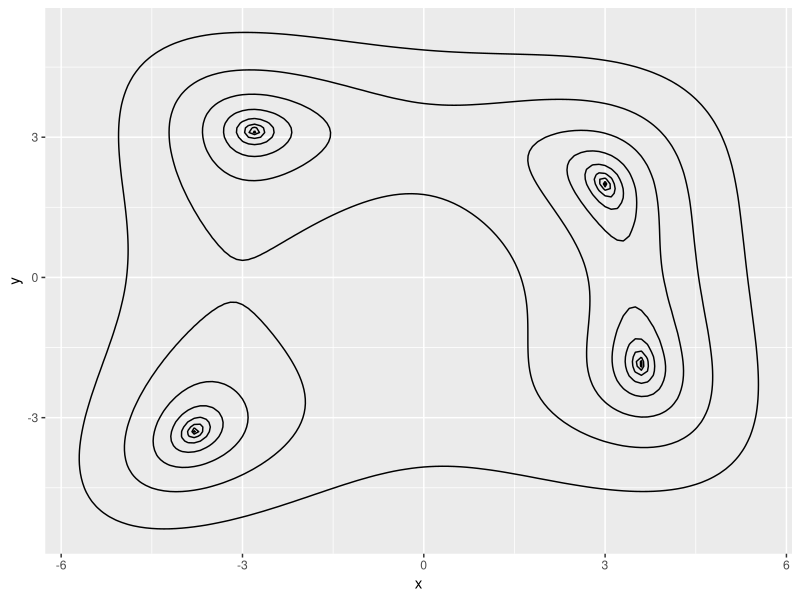
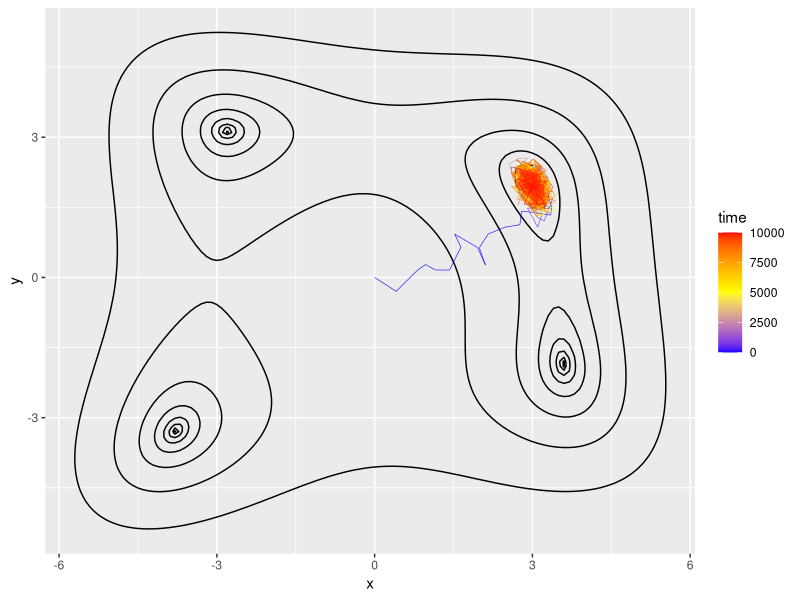
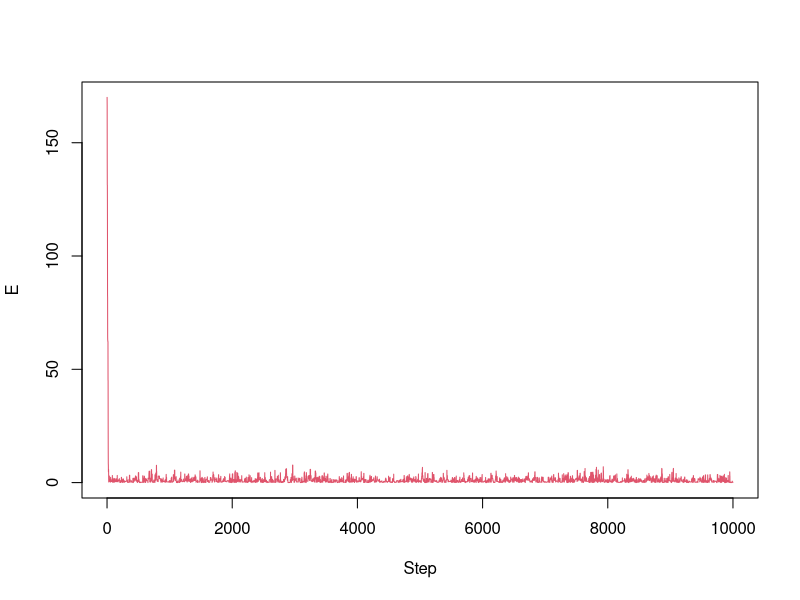
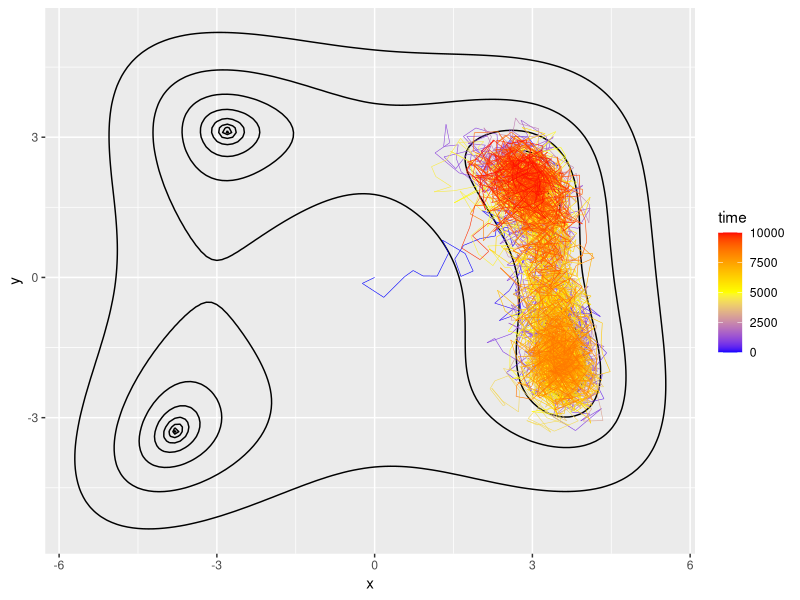
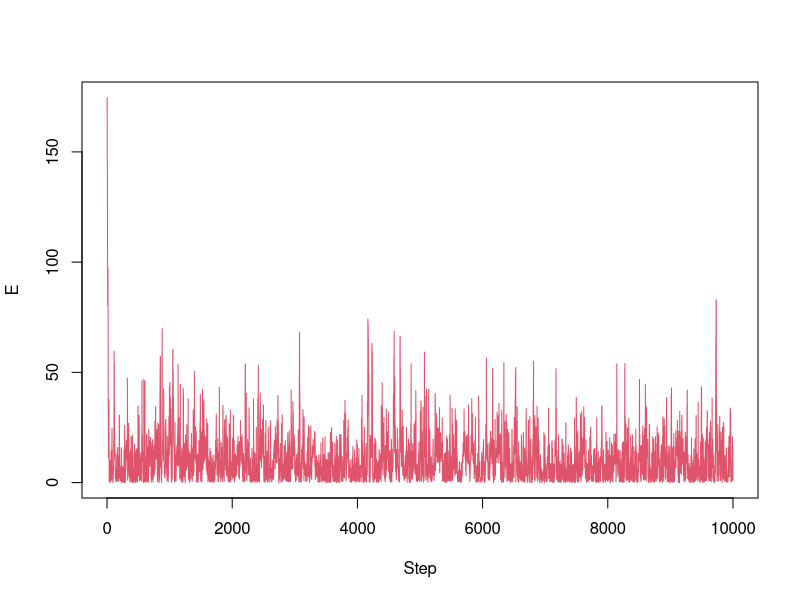
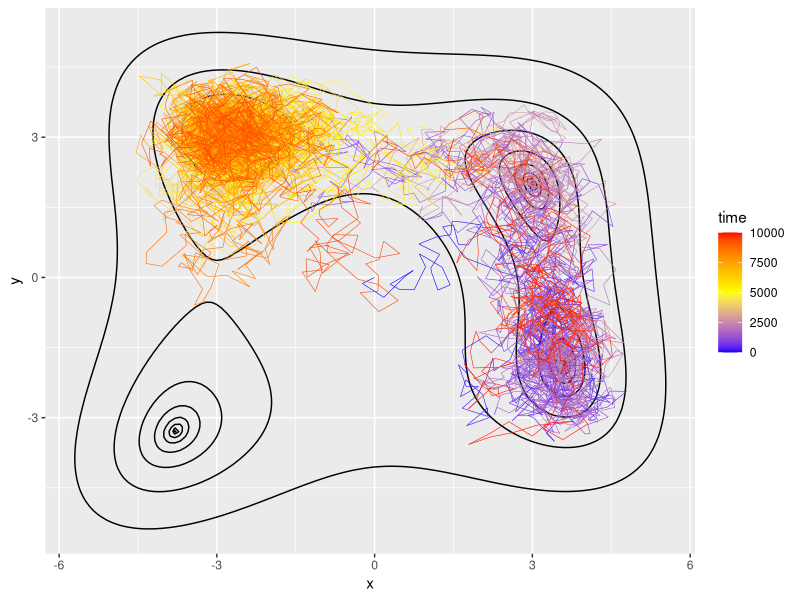
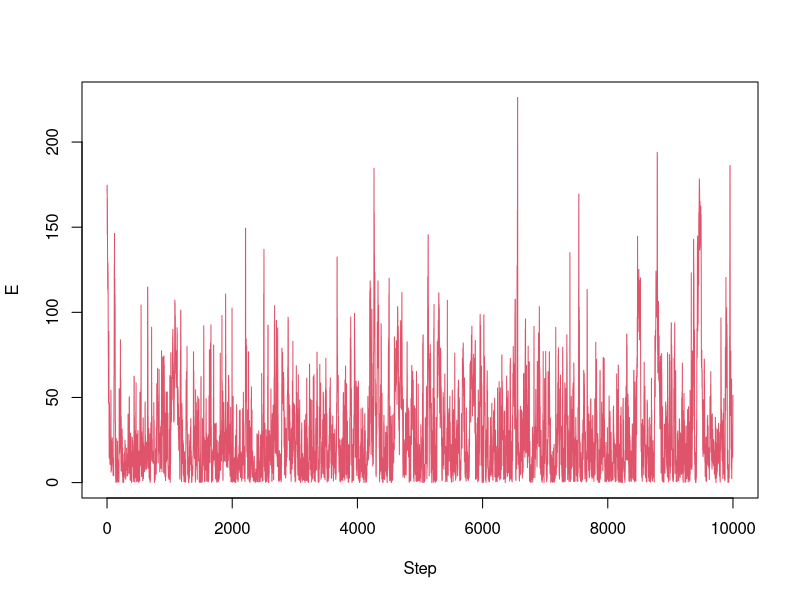
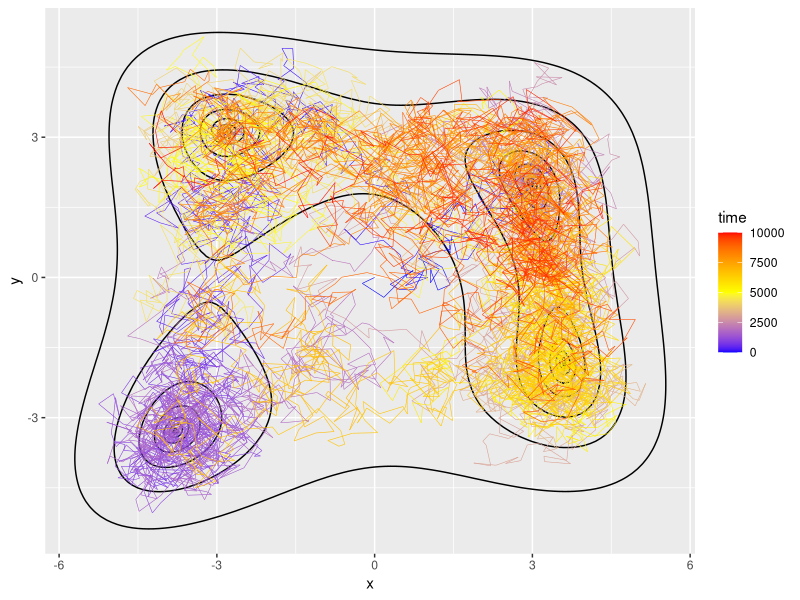

Reproduce these figures in R, in order.
## ---- chunk 1
knitr::opts_chunk$set(echo = TRUE)
## ---- chunk 2
library(ggplot2)
f_Himmelblau <- function(x){
  f1 = x[1]**2+x[2]-11
  f2 = x[1]+x[2]**2-7
  return(f1**2+f2**2)
}

x_all = seq(-6,6, by =0.1)
y_all = seq(-6,6, by =0.1)
data = expand.grid(x_all, y_all)
colnames(data) = c("x", "y")
z_all = apply(data, MARGIN = 1, f_Himmelblau)
data$z = z_all
p = ggplot(data, aes(x=x, y=y, z = z)) + geom_contour(breaks = 10^(seq(-2,2.5, by =0.5)), colour = "black")
p
## ---- chunk 3
mh <- function(n, func, x0, nstep, dx_max, temp, ifprint = F){
  # n: number of variables
  # func: function to optimize func(x); x: vector of size n
  # x0: initial condition, vector of size n
  # nstep: number of steps
  # dx_max: maximum step size (chosen from a uniform distribution)
  # temp: temperature 
  # ifprint: logical, print messages (acceptance rate)
  x = matrix(0, nrow = nstep+1, ncol = n)
  e = numeric(nstep+1)
  
  x[1,] = x0
  e[1] = func(x[1,])
  num_accept = 0
  for(i in 1:nstep){
    dx = runif(n = n, min = -dx_max, max = dx_max)
    xnew = x[i,] + dx
    enew = func(xnew)
    de = enew - e[i]
    if((de < 0) || (runif(1) <  exp(-de/temp))){
      x[i+1,] = xnew
      e[i+1] = enew
      num_accept = num_accept + 1
    }else{
      x[i+1,] = x[i,]
      e[i+1] = e[i]
    }
  }
  rate = num_accept/nstep
  if(ifprint)print(paste0("Acceptance rate ", rate))
  return(list(x = x, e = e, rate = rate))
}
## ---- chunk 4
temp_all = c(1, 10, 30, 50)
for(i in 1:4){
  set.seed(1)
  nstep = 10^4
  results_mh = mh(n = 2, func = f_Himmelblau, x0 = numeric(2), nstep = nstep, dx_max = 0.5, 
                          temp = temp_all[i], ifprint = T)
  traj = as.data.frame(results_mh$x)
  colnames(traj) = c("x", "y")
  traj$z = 0:nstep
  traj$time = 0:nstep
  print(p + geom_path(data=traj, aes(x=x, y=y, color = time), size = 0.2) +
      scale_colour_gradient2(low = "blue", mid = "yellow" , high = "red", midpoint=nstep/2))
  plot(0:nstep, results_mh$e, type = "l", col = 2, xlab = "Step", ylab = "E")
}
## ---- chunk 5
sa_linear <- function(n, func, nstep, dx_max, temp_max, scaling, ifprint = F){
  # n: number of variables
  # func: function to optimize func(x); x: vector of size n
  # nstep: number of steps
  # dx_max: maximum step size (chosen from a uniform distribution)
  # temp_max: maximum (initial) temperature 
  # scaling: temperature scaling factor
  # ifprint: logical, print messages (acceptance rate)
  x = matrix(0, nrow = nstep+1, ncol = n)
  e = numeric(nstep+1)
  t = seq(temp_max, 0, by = - temp_max/nstep)

  x[1,] = numeric(n)
  e[1] = func(x[1,])
  num_accept = 0
  for(i in 1:nstep){
    dx = runif(n = n, min = -dx_max, max = dx_max)
    xnew = x[i,] + dx
    enew = func(xnew)
    de = enew - e[i]
    if((de < 0) || (runif(1) <  exp(-de/t[i]))){
      x[i+1,] = xnew
      e[i+1] = enew
      num_accept = num_accept + 1
    }else{
      x[i+1,] = x[i,]
      e[i+1] = e[i]
    }
  }
  if(ifprint)print(paste0("Acceptance rate ", num_accept/nstep))
  return(list(x = x, e = e, t = t))
}
## ---- chunk 6
set.seed(1)
nstep = 10^4
results_sa = sa_linear(n = 2, func = f_Himmelblau,  nstep = nstep, dx_max = 0.5, 
                       temp_max = 50, scaling = 0.99, ifprint = T)
plot(results_sa$t, type = "l", xlab = "Steps", ylab = "Temperature")
traj = as.data.frame(results_sa$x)
colnames(traj) = c("x", "y")
traj$z = results_sa$t
traj$time = 0:nstep
print(p + geom_path(data=traj, aes(x=x, y=y, color = time), size = 0.2) +
    scale_colour_gradient2(low = "blue", mid = "yellow" , high = "red", midpoint=nstep/2))
print(paste0("Final e: ",results_sa$e[nstep+1]))
print(paste0(c("Final xy: ",results_sa$x[nstep+1,])))
## ---- chunk 7
sa_geometric <- function(n, func, nstep, dx_max, temp_max, scaling, ifprint = F){
  # n: number of variables
  # func: function to optimize func(x); x: vector of size n
  # nstep: number of steps
  # dx_max: maximum step size (chosen from a uniform distribution)
  # temp_max: maximum (initial) temperature 
  # scaling: temperature scaling factor
  # ifprint: logical, print messages (acceptance rate)
  x = matrix(0, nrow = nstep+1, ncol = n)
  e = numeric(nstep+1)
  t = temp_max * scaling ** (0:nstep)
  
  x[1,] = numeric(n)
  e[1] = func(x[1,])
  num_accept = 0
  for(i in 1:nstep){
    dx = runif(n = n, min = -dx_max, max = dx_max)
    xnew = x[i,] + dx
    enew = func(xnew)
    de = enew - e[i]
    if((de < 0) || (runif(1) <  exp(-de/t[i]))){
      x[i+1,] = xnew
      e[i+1] = enew
      num_accept = num_accept + 1
    }else{
      x[i+1,] = x[i,]
      e[i+1] = e[i]
    }
  }
  if(ifprint)print(paste0("Acceptance rate ", num_accept/nstep))
  return(list(x = x, e = e, t = t))
}
## ---- chunk 8
for(i in c(1,2,3,5)){
  set.seed(i)   # different seeds
  nstep = 10^4
  results_sa = sa_geometric(n = 2, func = f_Himmelblau, nstep = nstep, dx_max = 0.5, 
                        temp_max = 50, scaling = 0.999, ifprint = T)
  traj = as.data.frame(results_sa$x)
  colnames(traj) = c("x", "y")
  traj$z = results_sa$t
  traj$time = 0:nstep
  print(p + geom_path(data=traj, aes(x=x, y=y, color = time), size = 0.2) +
      scale_colour_gradient2(low = "blue", mid = "yellow" , high = "red", midpoint=nstep/2))
  print(paste0("Final e: ",results_sa$e[nstep+1]))
  print(paste0(c("Final xy: ",results_sa$x[nstep+1,])))
}
plot(results_sa$t, type = "l", xlab = "Steps", ylab = "Temperature")
## ---- chunk 9
pt_2rep <- function(n, func, x0, niter, nstep, dx_max, temp, ifprint = F) {
  # n: number of variables
  # func: function to optimize func(x); x: vector of size n
  # x0: initial condition, matrix of dimension (n, 2)
  # niter: number of iterations 
  # nstep: number of steps in each iteration
  # dx_max: maximum step size (chosen from a uniform distribution), vector of size 2
  # temp: vector of size nrep, temperatures of all replica, vector of size 2
  # ifprint: logical, print messages (acceptance rate)
  
  x1 = matrix(0, nrow = niter*(nstep+1), ncol = n)
  x2 = matrix(0, nrow = niter*(nstep+1), ncol = n)
  e1 = numeric(niter*(nstep+1))
  e2 = numeric(niter*(nstep+1))
  
  x1[1,] = x0[1,]
  x2[1,] = x0[2,]
  num_accept = 0    # counting the number of accepted swaps
  rate_rep = numeric(2)  # computing the average acceptance rate for each replica
  for(i in 1:niter){
    start = (i-1)*(nstep + 1) + 1
    end = i*(nstep+1)
    
    results_1 = mh(n, func, x1[start,], nstep, dx_max = dx_max[1], temp = temp[1])
    results_2 = mh(n, func, x2[start,], nstep, dx_max = dx_max[2], temp = temp[2])
      
    # save the sampling
    x1[start:end,] = results_1$x
    x2[start:end,] = results_2$x
    e1[start:end] = results_1$e
    e2[start:end] = results_2$e
    
    rate_rep[1] = rate_rep[1] + results_1$rate
    rate_rep[2] = rate_rep[2] + results_2$rate
    
    #check switching or not
    if(i == niter)break  # not for the last iteration
    a =  exp((e1[end] - e2[end])*(1/temp[1] - 1/temp[2]))
    if(runif(1) < a){
      num_accept = num_accept + 1
      x1[end+1,] = x2[end,]
      x2[end+1,] = x1[end,]
      e1[end+1] = e2[end]
      e2[end+1] = e1[end]
    }else{
      x1[end+1,] = x1[end,]
      x2[end+1,] = x2[end,]
      e1[end+1] = e1[end]
      e2[end+1] = e2[end]
    }
  }
  if(ifprint){
    print(paste0("Replica swapping acceptance rate ", num_accept/niter))
    print(paste0(c("Acceptance rate for each replica", rate_rep/niter)))
  }
  return(list(x1 = x1, x2 = x2, e1 = e1, e2 = e2))
}
## ---- chunk 10
set.seed(1)
n = 2
x0 = matrix(0, nrow = 2, ncol = n)
niter = 10^2
nstep = 10^2
dx_max = c(1, 2)
temp = c(10, 50)
nstep_tot = niter*(nstep+1)
results_pt = pt_2rep(n = n, func = f_Himmelblau, x0 = x0, niter = niter,
                    nstep = nstep, dx_max = dx_max, temp = temp, ifprint = T)
traj1 = as.data.frame(results_pt$x1)
colnames(traj1) = c("x", "y")
traj1$z = 1:nstep_tot
traj1$time = 1:nstep_tot
print(p + geom_path(data=traj1, aes(x=x, y=y, color = time), size = 0.2) +
    scale_colour_gradient2(low = "blue", mid = "yellow" , high = "red", midpoint=nstep_tot/2))

traj2 = as.data.frame(results_pt$x2)
colnames(traj2) = c("x", "y")
traj2$z = 1:nstep_tot
traj2$time = 1:nstep_tot
print(p + geom_path(data=traj2, aes(x=x, y=y, color = time), size = 0.2) +
    scale_colour_gradient2(low = "blue", mid = "yellow" , high = "red", midpoint=nstep_tot/2))
## ---- chunk 11
pt_multi <- function(n, func, x0, nrep, niter, nstep, dx_max, temp, ifprint = F) {
  # n: number of variables
  # func: function to optimize func(x); x: vector of size n
  # x0: initial condition, matrix of dimension (n, nrep)
  # nrep: number of replicas
  # niter: number of iterations 
  # nstep: number of steps in each iteration
  # dx_max: maximum step size (chosen from a uniform distribution), vector of size nrep
  # temp: vector of size nrep, temperatures of all replica, vector of size nrep
  # ifprint: logical, print messages (acceptance rate)
  
  mh_rep <- function(ind){
    return(mh(n, func, x[[ind]][start,], nstep, dx_max = dx_max[ind], temp = temp[ind]))
  }
  
  x = lapply(1:nrep, function(x) matrix(0, nrow = niter*(nstep+1), ncol = n))
  e = matrix(0, nrow = niter*(nstep+1), ncol = nrep)
  
  for(i in 1:nrep){
    x[[i]][1,] = x0[i,]
  }
  num_accept = numeric(nrep-1)    # counting the number of accepted swaps
  num_proposed = numeric(nrep-1)    # counting the number of attempted swaps
  rate_rep = numeric(nrep)  # computing the average acceptance rate for each replica
  for(i in 1:niter){
    start = (i-1)*(nstep+1) + 1
    end = i*(nstep+1)
    
    results = lapply(1:nrep, mh_rep)
    
    # save the sampling
    for(j in 1:nrep){
      x[[j]][start:end,] = results[[j]]$x
      e[start:end,j] = results[[j]]$e
      rate_rep[j] = rate_rep[j] + results[[j]]$rate
    }
    
    #check switching or not
    if(i == niter)break  # not for the last iteration
    
    for(j in 1:nrep){
      x[[j]][end+1,] = x[[j]][end,]
      e[end+1,j] = e[end,j]
    }
    
    if(i %% 2 == 1){
      j_seq = seq(3, nrep, 2)
    }else{
      j_seq = seq(2, nrep, 2)
    }
    for(j in j_seq){ # swapping from high temperature first
      num_proposed[j-1] = num_proposed[j-1] + 1
      a =  exp((e[end,j-1] - e[end, j])*(1/temp[j-1] - 1/temp[j]))
      if(runif(1) < a){
        num_accept[j-1] = num_accept[j-1] + 1
        x[[j-1]][end+1,] = x[[j]][end,]
        x[[j]][end+1,] = x[[j-1]][end,]
        e[end+1,j-1] = e[end,j]
        e[end+1,j] = e[end,j-1]
      } # no need to update for a rejection, the end+1 step has been updated earlier.
    }
  }
  if(ifprint){
    print(paste0(c("Replica swapping acceptance rate ", num_accept/num_proposed)))
    print(paste0(c("Acceptance rate for each replica", rate_rep/niter)))
  }
  return(list(x = x, e = e))
}
## ---- chunk 12
set.seed(1)
n = 2
nrep = 6
x0 = matrix(0, nrow = nrep, ncol = n)
niter = 100
nstep = 100
dx_max = c(0.3, 0.5, 0.7, 1, 1.5, 2.5)
temp = c(2.3, 5, 10, 20, 40, 80)
nstep_tot = niter*(nstep+1)

results_pt = pt_multi(n = n, func = f_Himmelblau, x0 = x0, nrep = nrep, niter = niter,
                    nstep = nstep, dx_max = dx_max, temp = temp, ifprint = T)
for(i in 1:nrep){
  traj = as.data.frame(results_pt$x[[i]])
  colnames(traj) = c("x", "y")
  traj$z = 1:nstep_tot
  traj$time = 1:nstep_tot
  print(p + geom_path(data=traj, aes(x=x, y=y, color = time), size = 0.2) +
      scale_colour_gradient2(low = "blue", mid = "yellow" , high = "red", midpoint=nstep_tot/2))
}

print(paste0(c("Mean energy per replica: ", sapply(1:nrep, function(i){return (mean(results_pt$e[,i]))}))))
## ---- chunk 13
plot(1:nstep_tot,results_pt$x[[1]][,1], type = "l", col = 2, xlab = "Steps", ylab = "Coordinates", ylim = c(-6,6))
lines(1:nstep_tot,results_pt$x[[1]][,2], type = "l", col = 4)
legend("bottomright", inset=0.02, 
       legend = c("x", "y"),
       col=c(2,4), lty=1, cex=0.8)

plot(1:nstep_tot,results_pt$x[[4]][,1], type = "l", col = 2, xlab = "Steps", ylab = "Coordinates", ylim = c(-6,6))
lines(1:nstep_tot,results_pt$x[[4]][,2], type = "l", col = 4)
legend("bottomright", inset=0.02, 
       legend = c("x", "y"),
       col=c(2,4), lty=1, cex=0.8)

plot(1:nstep_tot,results_pt$x[[6]][,1], type = "l", col = 2, xlab = "Steps", ylab = "Coordinates", ylim = c(-6,6))
lines(1:nstep_tot,results_pt$x[[6]][,2], type = "l", col = 4)
legend("bottomright", inset=0.02, 
       legend = c("x", "y"),
       col=c(2,4), lty=1, cex=0.8)
## ---- chunk 14
st <- function(n, func, x0, nstep, alpha, dx_max, ntemp, temp_all, weight_all, ifprint = F) {
  # n: number of variables
  # func: function to optimize func(x); x: vector of size n
  # x0: initial condition, vector of size n
  # nstep: number of steps in each iteration
  # alpha: mixing parameter (% of MCMC step v.s temperature step)
  # dx_max: maximum step size (chosen from a uniform distribution), vector of size nrep
  # ntemp : number of temperatures (T1 < T2 < T3 ... < Tntemp)
  # temp_all: vector of size ntemp, temperatures 
  # ifprint: logical, print messages (acceptance rate)
  
  x = matrix(0, nrow = nstep+1, ncol = n)
  ind_t = integer(nstep+1)
  e = numeric(nstep+1)
  
  x[1,] = x0
  ind_t[1] = sample(ntemp,1)
  e[1] = func(x[1,])
  num_accept = numeric(2)
  num_tot = numeric(2)
  for(i in 1:nstep){
    temp = temp_all[ind_t[i]]
    
    if(runif(1) <= alpha){
      num_tot[1] = num_tot[1] + 1
      ind_t[i+1] = ind_t[i]
      dx = runif(n = n, min = -dx_max, max = dx_max)
      xnew = x[i,] + dx
      enew = func(xnew)
      de = enew - e[i]
      if((de < 0) || (runif(1) <  exp(-de/temp))){
        x[i+1,] = xnew
        e[i+1] = enew
        num_accept[1] = num_accept[1] + 1
      }else{
        x[i+1,] = x[i,]
        e[i+1] = e[i]
      }
    }else{
        num_tot[2] = num_tot[2] + 1
        if(sample(2,1) == 1){
          ind_t_new = max(1, ind_t[i]-1)
        }else{
          ind_t_new = min(ind_t[i]+1, ntemp)
        }
        temp_new = temp_all[ind_t_new]
        if(runif(1) < weight_all[ind_t_new]/weight_all[ind_t[i]] 
           * exp(-e[i]*(1/temp_new - 1/temp))){
          ind_t[i+1] = ind_t_new
          x[i+1,] = x[i,]
          e[i+1] = e[i]
          num_accept[2] = num_accept[2] + 1
        }else{
          ind_t[i+1] = ind_t[i]
          x[i+1,] = x[i,]
          e[i+1] = e[i]
        }
    }
  }
  rate = num_accept/num_tot
  if(ifprint)print(paste0(c("Acceptance rate ", rate)))
  return(list(x = x, e = e, ind_t = ind_t))
}
## ---- chunk 15
set.seed(1)
n = 2
x0 = numeric(n)
nstep = 10^4
alpha = 0.9
dx_max = 1
temp_all = seq(5,80,5)
ntemp = length(temp_all)
weight_all = seq(5, 1, by = - 4/(ntemp-1))
results_st = st(n = n, func = f_Himmelblau, x0 = x0, nstep = nstep, alpha = alpha, 
               dx_max = dx_max, ntemp = ntemp, temp_all = temp_all, 
               weight_all = weight_all, ifprint = T)

traj = as.data.frame(results_st$x)
colnames(traj) = c("x", "y")
traj$z = 1:(nstep+1)
traj$time = 1:(nstep+1)
print(p + geom_path(data=traj, aes(x=x, y=y, color = time), size = 0.2) +
    scale_colour_gradient2(low = "blue", mid = "yellow" , high = "red", midpoint=nstep/2))

plot(0:nstep,temp_all[results_st$ind_t], type = "l", col = 2, xlab = "Steps", ylab = "Temperature")
plot(0:nstep,results_st$e, type = "l", col = 2, xlab = "Steps", ylab = "E")

plot(0:nstep,results_st$x[,1], type = "l", col = 2, xlab = "Steps", ylab = "Coordinates", ylim = c(-6,6))
lines(0:nstep,results_st$x[,2], type = "l", col = 4)
legend("bottomright", inset=0.02, 
       legend = c("x", "y"),
       col=c(2,4), lty=1, cex=0.8)
